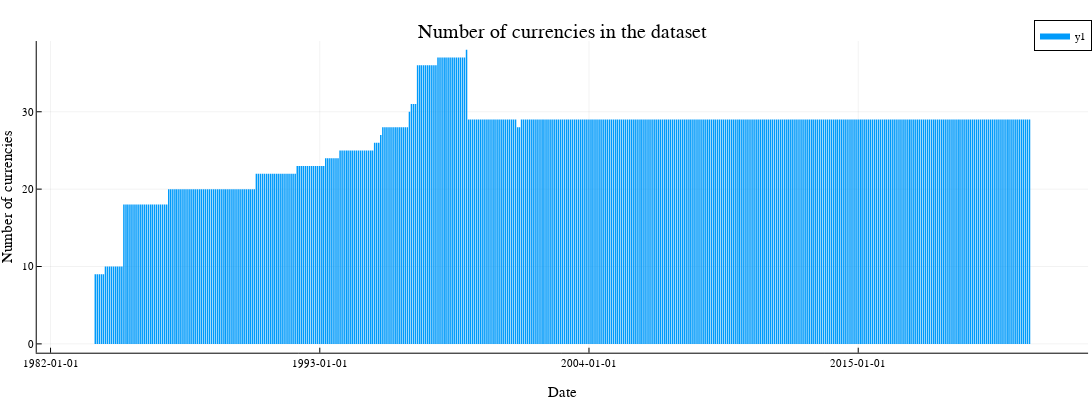

Notebook code cell kept with this figure:
### Code cell
using PlotlyJS

plotlyjs()
plot(
    n_currencies_by_date.date,
    n_currencies_by_date.n_currencies,
    seriestype=:bar,
    linecolor=nothing,
    size=(1100, 400),
    xlabel="Date",
    ylabel="Number of currencies",
    title="Number of currencies in the dataset"
)
